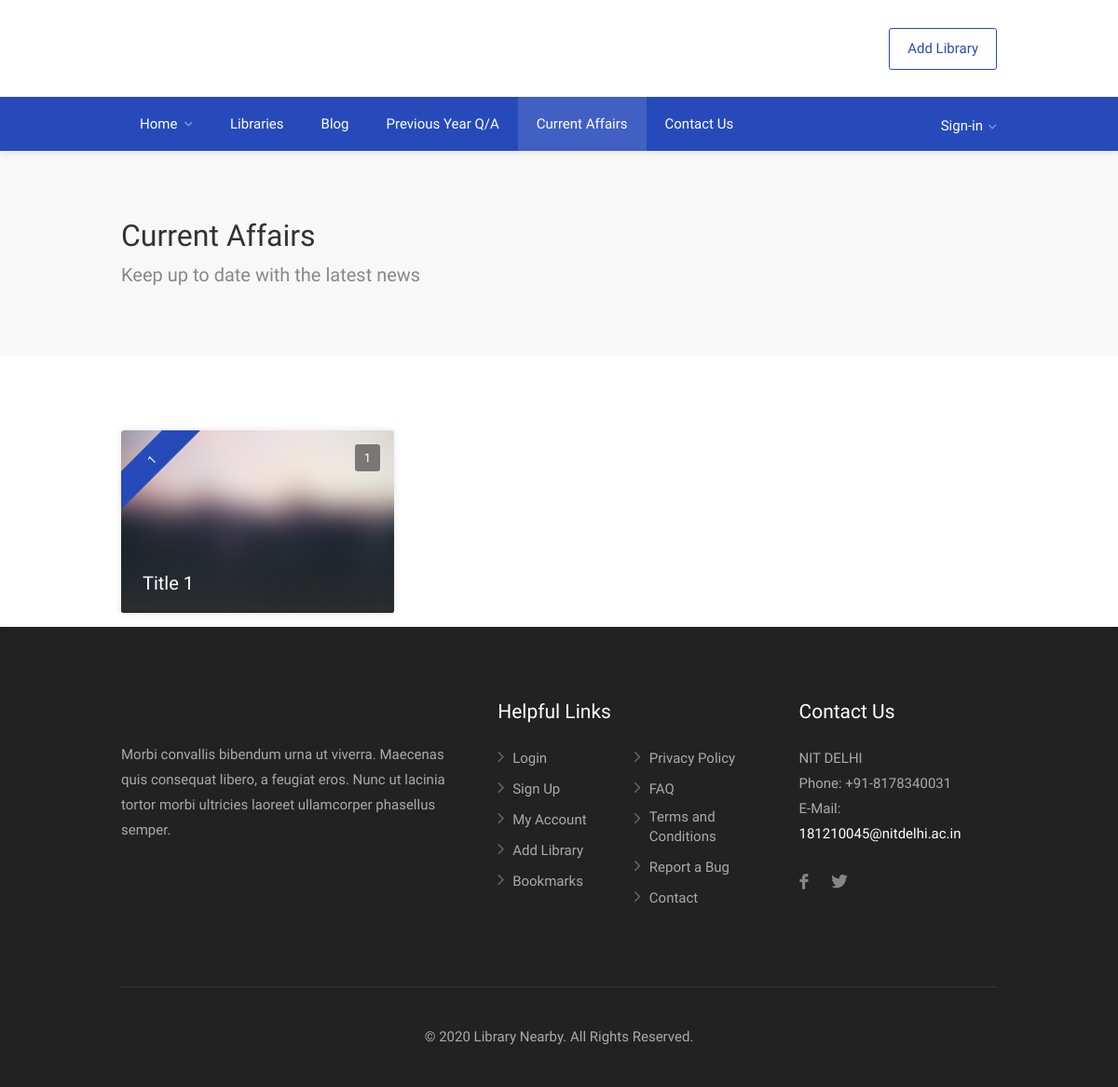
/exams/current-affairs, run on an earlier commit of the app's database.
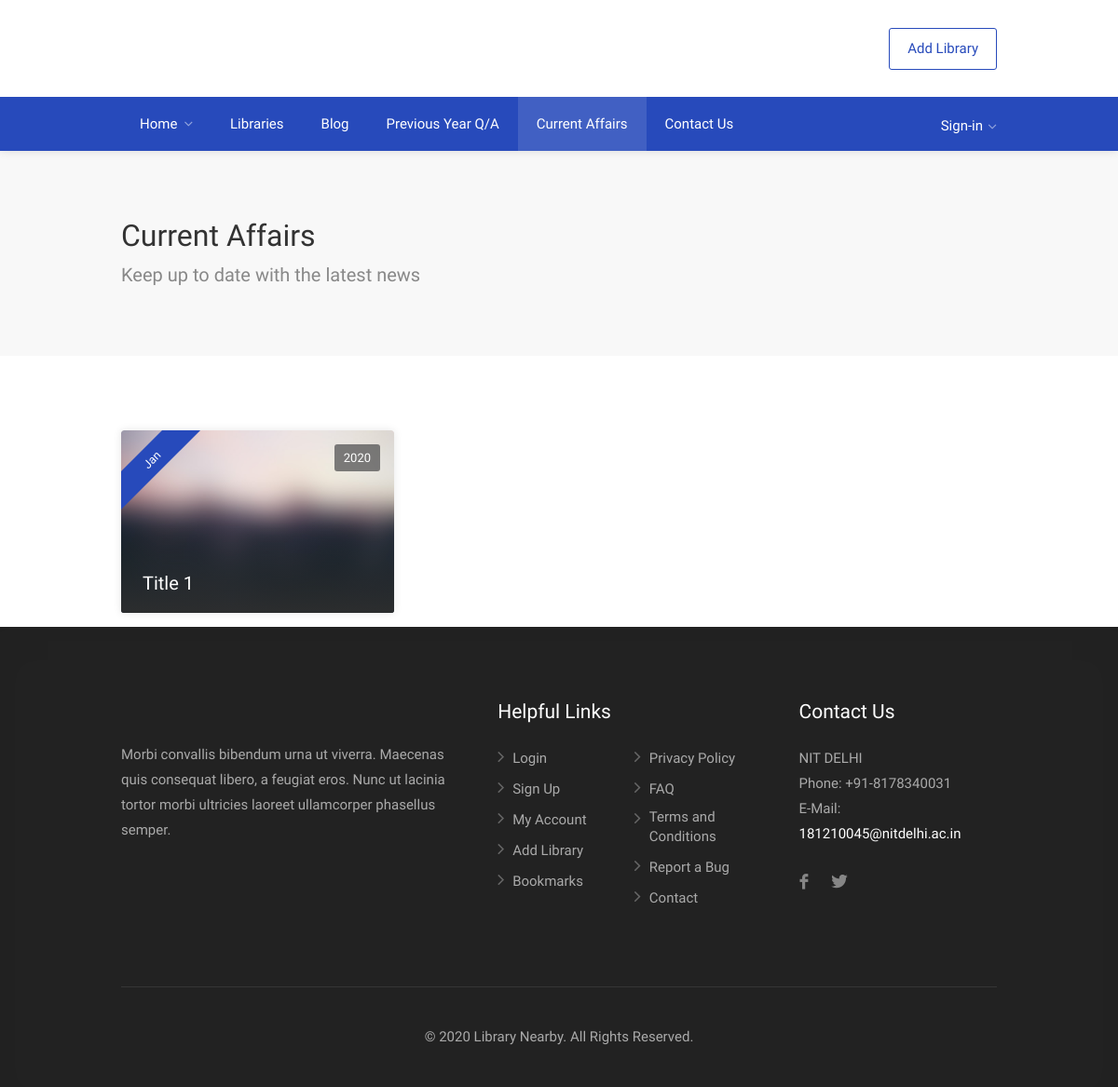
And on a later commit of the database.
### exams/models.py (models this page shows, shortened)
class current_affair(models.Model):
    title = models.CharField(max_length=100)
    image = models.ImageField()
    month = models.CharField(choices=Month_Choices, max_length=3)
    year = models.IntegerField()
    file = models.FileField()

### exams/views.py (the view)
# urls.py: path('current-affairs', views.CurrentAffairsView, name='currentaffairs'),
def CurrentAffairsView(request):
    all_current_affairs = models.current_affair.objects.all()
    search_term = ''
    paginator = Paginator(all_current_affairs, 5)
    page = request.GET.get('page')
    all_current_affairs = paginator.get_page(page)
    get_dict_copy = request.GET.copy()
    params = get_dict_copy.pop('page', True) and get_dict_copy.urlencode()
    context = {
        'currentaffairs': all_current_affairs,
        'params': params,
        'search_term': search_term
    }
    return render(request, 'currentaffairs.html', context)

### exams/templates/currentaffairs.html (shortened to what this page needs)
{% extends 'new_base.html' %}
{% block content %}
<div id="wrapper" class="mm-page mm-slideout">
<div id="titlebar">
	<div class="container">
		<div class="row">
			<div class="col-md-12">
				<h2>Current Affairs</h2>
				<span>Keep up to date with the latest news</span>
			</div>
		</div>
	</div>
</div>
    <div class="container">
        <div class="row">
            <div class="col-md-12">
                <div class="carousel">
                {% for currentaffair in currentaffairs %}
                    <div class="carousel-item">
                        <div class="listing-item compact">
                            <a href="{{ currentaffair.file.url }}" class="listing-img-container">
                                <div class="listing-badges">
                                    <span class="featured">{{ currentaffair.month }}</span>
                                    <span>{{ currentaffair.year }}</span>
                                </div>
                                <div class="listing-img-content">
                                    <span class="listing-compact-title">{{ currentaffair.title }}</span>
                                </div>
                                <img src="{{ currentaffair.image.url }}" alt="">
                            </a>
                        </div>
                    </div>
                {% endfor %}
                </div>
            </div>
        </div>
    </div>
</div>
{% endblock content %}

### blog/templates/new_base.html
{% extends 'base.html' %}

### templates/base.html (shortened to what this page needs)
{% load static %}
{% load google_analytics_tags %}
<!DOCTYPE html>
<html lang="en">
<head>
    <link rel="stylesheet" href="{% static 'css/style.css' %}">
    <link rel="stylesheet" href="{% static 'css/color.css'%}">
    <link rel="stylesheet" href="{% static 'css/bootstrap.css' %}">
    <link rel="stylesheet" href="{% static 'css/icons.css'%}">
</head>
<body>
    <div id="wrapper" class="mm-page mm-slideout">
	{% include "navbar.html" %}
    {% block content %}
    {% endblock content %}
    {% include "footer.html" %}
        </div>
</body>
</html>

### templates/navbar.html (shortened to what this page needs)
{% load static %}
<div id="wrapper" class="mm-page mm-slideout">
<header id="header-container" class="header-style-2">
	<div id="header" class="">
		<div class="container">
			<div class="left-side">
			</div>
			<div class="right-side">
				<ul class="header-widget">
					<li class="with-btn"><a href="{% url 'core:addlibrary' %}" class="button border">Add Library</a></li>
                </ul>
            </div>
		</div>
		<nav id="navigation" class="style-2">
			<div class="container">
					<ul id="responsive">
						<li><a href="{% url 'core:home' %}" {% if request.resolver_match.view_name == 'core:home' %}class="current"{% endif %}>Home</a>
						</li>
						<li><a href="{% url 'core:libraries' %}" {% if request.resolver_match.view_name == 'core:libraries' %}class="current"{% endif %}>Libraries</a>
						</li>
                                            <li>
                            <a href="{% url 'blog:home' %}" {% if request.resolver_match.view_name == 'blog:home' %}class="current"{% endif %}>Blog</a>
						</li>
                        <li>
                            <a href="{% url 'exams:previousyear' %}" {% if request.resolver_match.view_name == 'exams:previousyear' %}class="current"{% endif %}>Previous Year Q/A</a>
						</li>
                        <li>
                            <a href="{% url 'exams:currentaffairs' %}" {% if request.resolver_match.view_name == 'exams:currentaffairs' %}class="current"{% endif %}>Current Affairs</a>
						</li>
						<li>
                            <a href="{% url 'core:contact' %}" {% if request.resolver_match.view_name == 'core:contact' %}class="current"{% endif %}>Contact Us</a>
						</li>
					</ul>
			</div>
		</nav>
		<div class="container">
			<div class="row">
				<div class="user-menu-container">
					<div class="user-menu">
                        {% if request.user.is_authenticated %}
                            <div class="user-name">Hi {{ request.user.username }},</div>
                            <ul>
                                <li><a href="{% url 'core:userprofile' %}"><i class="sl sl-icon-user"></i> My Profile</a></li>
                                <li><a href="{% url 'core:bookmarks' %}"><i class="sl sl-icon-star"></i> Bookmarks</a></li>
                                <li><a href="{% url 'core:mylibraries' %}"><i class="sl sl-icon-docs"></i> My Libraries</a></li>
                                <li><a href="{% url 'account_logout' %}"><i class="sl sl-icon-power"></i> Log Out</a></li>
                            </ul>
                        {% else %}
                            <a href="{% url 'account_login' %}"><div class="user-name">
                            Sign-in</div></a>
                        {% endif %}
					</div>
				</div>
			</div>
		</div>
	</div>
</header>
</div>

### templates/footer.html (shortened to what this page needs)
{% load static %}
<div id="footer" class="dark">
	<div class="container">
		<div class="row">
			<div class="col-md-5 col-sm-6">
				<br><br>
				<p>Morbi convallis bibendum urna ut viverra. Maecenas quis consequat libero, a feugiat eros. Nunc ut lacinia tortor morbi ultricies laoreet ullamcorper phasellus semper.</p>
			</div>
			<div class="col-md-4 col-sm-6 ">
				<h4>Helpful Links</h4>
				<ul class="footer-links">
					<li><a href="{% url 'account_login' %}">Login</a></li>
					<li><a href="{% url 'account_signup' %}">Sign Up</a></li>
					<li><a href="{% url 'core:userprofile' %}">My Account</a></li>
					<li><a href="{% url 'core:addlibrary' %}">Add Library</a></li>
					<li><a href="{% url 'core:bookmarks' %}">Bookmarks</a></li>
                </ul>
                <ul class="footer-links">
                    <li><a href="{% url 'core:privacypolicy' %}">Privacy Policy</a></li>
					<li><a href="{% url 'core:faq' %}">FAQ</a></li>
                    <li><a href="{% url 'core:tnc' %}">Terms and Conditions</a></li>
					<li><a href="{% url 'core:reportbug' %}">Report a Bug</a></li>
                    <li><a href="{% url 'core:contact' %}">Contact</a></li>
				</ul>
				<div class="clearfix"></div>
			</div>
			<div class="col-md-3  col-sm-12">
				<h4>Contact Us</h4>
				<div class="text-widget">
					<span>NIT DELHI</span> <br>
					Phone: <span> +91-8178340031 </span><br>
					E-Mail:<span> <a href="#">181210045@nitdelhi.ac.in</a> </span><br>
				</div>
				<ul class="social-icons margin-top-20">
					<li><a class="facebook" href="#"></a></li>
					<li><a class="twitter" href="#"></a></li>
                </ul>
			</div>
		</div>
		<div class="row">
			<div class="col-md-12">
				<div class="copyrights">© 2020 Library Nearby. All Rights Reserved.</div>
			</div>
		</div>
	</div>
</div>

### templates/scripts.html (shortened to what this page needs)
{% load static %}

### static_in_venv/css/color.css (style rules this page uses)
.user-menu ul li a:hover, .user-menu.active .user-name:after, .user-menu:hover .user-name:after, .user-menu.active .user-name, .user-menu:hover .user-name, table.manage-table td.action a:hover, table.manage-table .title-container .title h4 a:hover, .my-account-nav li a.current, .my-account-nav li a:hover, #footer .social-icons li a:hover i, #navigation.style-1 .current, #posts-nav li a:hover, #top-bar .social-icons li a:hover i, .agent .social-icons li a:hover i, .agent-contact-details li a:hover, .agent-page .agent-name h4, .footer-links li a:hover, .header-style-2 .header-widget li i, .header-widget .sign-in:hover, .home-slider-desc .read-more i, .info-box, .info-box h4, .listing-title h4 a:hover, .map-box h4 a:hover, .plan-price .value, .plan.featured .listing-badges .featured, .post-content a.read-more, .post-content h3 a:hover, .post-meta li a:hover, .property-pricing, .style-2 .trigger a:hover, .style-2 .trigger.active a, .style-2 .ui-accordion .ui-accordion-header-active, .style-2 .ui-accordion .ui-accordion-header-active:hover, .style-2 .ui-accordion .ui-accordion-header:hover, .tabs-nav li a:hover, .tabs-nav li.active a, .testimonial-author h4, .widget-button:hover, .widget-text h5 a:hover, a, a.button.border, a.button.border.white:hover { color: #274abb }
#navigation.style-2 { background-color: #274abb }
.listing-img-container:after { background: linear-gradient(to bottom, transparent 60%, #274abb) }
.listing-badges .featured { background-color: #274abb }
.chosen-container .chosen-results li.highlighted, .chosen-container-multi .chosen-choices li.search-choice, .select-options li:hover, a.button, a.button.border:hover, button.button, input[type=button], input[type=submit] { background-color: #274abb }
a.button.border { border: 1px solid #274abb }

What changed in the data, as far as the page shows it:
changed current_affair "Title 1": month "1" → "Jan"; year "1" → "2020"
